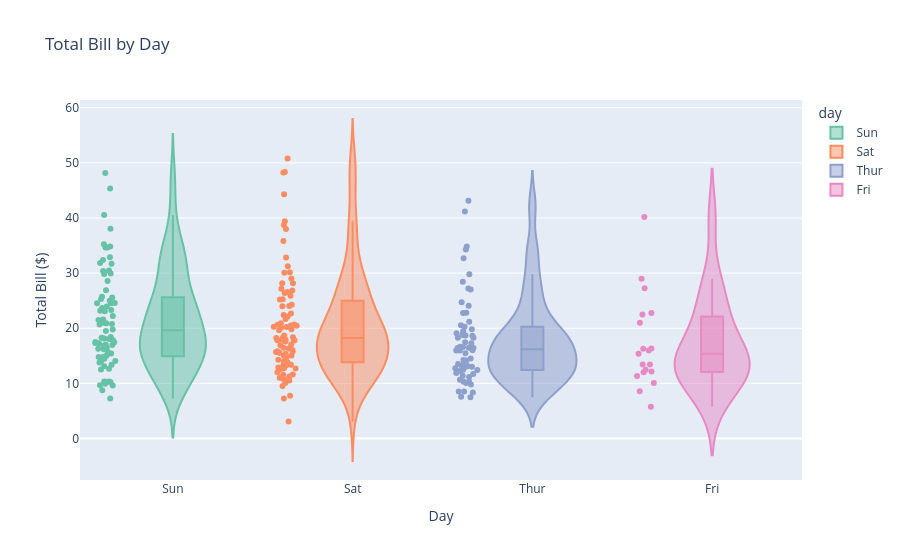

Write notebook code for a chart like this one.
### Markdown cell above
#### PLotly

### Code cell
import plotly.express as px
# Violin Plot
fig = px.violin(
    tips,
    x="day",
    y="total_bill",
    color="day",
    box=True,
    points="all",
    title="Total Bill by Day",
    color_discrete_sequence=px.colors.qualitative.Set2
)

fig.update_layout(
    xaxis_title="Day",
    yaxis_title="Total Bill ($)"
)

fig.show()

### Figure 1 — Plotly figure (JSON) as saved in the notebook; plotly's stock layout.template omitted (floating-point values rounded to 4 significant figures)
{"data": [{"alignmentgroup": "True", "box": {"visible": true}, "hovertemplate": "day=%{x}<br>total_bill=%{y}<extra></extra>", "legendgroup": "Sun", "marker": {"color": "rgb(102,194,165)"}, "name": "Sun", "offsetgroup": "Sun", "orientation": "v", "points": "all", "scalegroup": "True", "showlegend": true, "type": "violin", "x": ["Sun", "Sun", "Sun", "Sun", "Sun", "Sun", "Sun", "Sun", "Sun", "Sun", "Sun", "Sun", "Sun", "Sun", "Sun", "Sun", "Sun", "Sun", "Sun", "Sun", "Sun", "Sun", "Sun", "Sun", "Sun", "Sun", "Sun", "Sun", "Sun", "Sun", "Sun", "Sun", "Sun", "Sun", "Sun", "Sun", "Sun", "Sun", "Sun", "Sun", "Sun", "Sun", "Sun", "Sun", "Sun", "Sun", "Sun", "Sun", "Sun", "Sun", "Sun", "Sun", "Sun", "Sun", "Sun", "Sun", "Sun", "Sun", "Sun", "Sun", "Sun", "Sun", "Sun", "Sun", "Sun", "Sun", "Sun", "Sun", "Sun", "Sun", "Sun", "Sun", "Sun", "Sun", "Sun", "Sun"], "x0": " ", "xaxis": "x", "y": [16.99, 10.34, 21.01, 23.68, 24.59, 25.29, 8.77, 26.88, 15.04, 14.78, 10.27, 35.26, 15.42, 18.43, 14.83, 21.58, 10.33, 16.29, 16.97, 17.46, 13.94, 9.68, 30.4, 18.29, 22.23, 32.4, 28.55, 18.04, 12.54, 10.29, 34.81, 9.94, 25.56, 19.49, 38.07, 23.95, 25.71, 17.31, 29.93, 14.07, 13.13, 17.26, 24.55, 19.77, 29.85, 48.17, 25.0, 13.39, 16.49, 21.5, 12.66, 16.21, 13.81, 17.51, 24.52, 20.76, 31.71, 7.25, 31.85, 16.82, 32.9, 17.89, 14.48, 9.6, 34.63, 34.65, 23.33, 45.35, 23.17, 40.55, 20.69, 20.9, 30.46, 18.15, 23.1, 15.69], "y0": " ", "yaxis": "y"}, {"alignmentgroup": "True", "box": {"visible": true}, "hovertemplate": "day=%{x}<br>total_bill=%{y}<extra></extra>", "legendgroup": "Sat", "marker": {"color": "rgb(252,141,98)"}, "name": "Sat", "offsetgroup": "Sat", "orientation": "v", "points": "all", "scalegroup": "True", "showlegend": true, "type": "violin", "x": ["Sat", "Sat", "Sat", "Sat", "Sat", "Sat", "Sat", "Sat", "Sat", "Sat", "Sat", "Sat", "Sat", "Sat", "Sat", "Sat", "Sat", "Sat", "Sat", "Sat", "Sat", "Sat", "Sat", "Sat", "Sat", "Sat", "Sat", "Sat", "Sat", "Sat", "Sat", "Sat", "Sat", "Sat", "Sat", "Sat", "Sat", "Sat", "Sat", "Sat", "Sat", "Sat", "Sat", "Sat", "Sat", "Sat", "Sat", "Sat", "Sat", "Sat", "Sat", "Sat", "Sat", "Sat", "Sat", "Sat", "Sat", "Sat", "Sat", "Sat", "Sat", "Sat", "Sat", "Sat", "Sat", "Sat", "Sat", "Sat", "Sat", "Sat", "Sat", "Sat", "Sat", "Sat", "Sat", "Sat", "Sat", "Sat", "Sat", "Sat", "Sat", "Sat", "Sat", "Sat", "Sat", "Sat", "Sat"], "x0": " ", "xaxis": "x", "y": [20.65, 17.92, 20.29, 15.77, 39.42, 19.82, 17.81, 13.37, 12.69, 21.7, 19.65, 9.55, 18.35, 15.06, 20.69, 17.78, 24.06, 16.31, 16.93, 18.69, 31.27, 16.04, 38.01, 26.41, 11.24, 48.27, 20.29, 13.81, 11.02, 18.29, 17.59, 20.08, 16.45, 3.07, 20.23, 15.01, 12.02, 17.07, 26.86, 25.28, 14.73, 10.51, 17.92, 44.3, 22.42, 20.92, 15.36, 20.49, 25.21, 18.24, 14.31, 14.0, 7.25, 10.59, 10.63, 50.81, 15.81, 26.59, 38.73, 24.27, 12.76, 30.06, 25.89, 48.33, 13.27, 28.17, 12.9, 28.15, 11.59, 7.74, 30.14, 20.45, 13.28, 22.12, 24.01, 15.69, 11.61, 10.77, 15.53, 10.07, 12.6, 32.83, 35.83, 29.03, 27.18, 22.67, 17.82], "y0": " ", "yaxis": "y"}, {"alignmentgroup": "True", "box": {"visible": true}, "hovertemplate": "day=%{x}<br>total_bill=%{y}<extra></extra>", "legendgroup": "Thur", "marker": {"color": "rgb(141,160,203)"}, "name": "Thur", "offsetgroup": "Thur", "orientation": "v", "points": "all", "scalegroup": "True", "showlegend": true, "type": "violin", "x": ["Thur", "Thur", "Thur", "Thur", "Thur", "Thur", "Thur", "Thur", "Thur", "Thur", "Thur", "Thur", "Thur", "Thur", "Thur", "Thur", "Thur", "Thur", "Thur", "Thur", "Thur", "Thur", "Thur", "Thur", "Thur", "Thur", "Thur", "Thur", "Thur", "Thur", "Thur", "Thur", "Thur", "Thur", "Thur", "Thur", "Thur", "Thur", "Thur", "Thur", "Thur", "Thur", "Thur", "Thur", "Thur", "Thur", "Thur", "Thur", "Thur", "Thur", "Thur", "Thur", "Thur", "Thur", "Thur", "Thur", "Thur", "Thur", "Thur", "Thur", "Thur", "Thur"], "x0": " ", "xaxis": "x", "y": [27.2, 22.76, 17.29, 19.44, 16.66, 10.07, 32.68, 15.98, 34.83, 13.03, 18.28, 24.71, 21.16, 10.65, 12.43, 24.08, 11.69, 13.42, 14.26, 15.95, 12.48, 29.8, 8.52, 14.52, 11.38, 22.82, 19.08, 20.27, 11.17, 12.26, 18.26, 8.51, 10.33, 14.15, 16.0, 13.16, 17.47, 34.3, 41.19, 27.05, 16.43, 8.35, 18.64, 11.87, 9.78, 7.51, 19.81, 28.44, 15.48, 16.58, 7.56, 10.34, 43.11, 13.0, 13.51, 18.71, 12.74, 13.0, 16.4, 20.53, 16.47, 18.78], "y0": " ", "yaxis": "y"}, {"alignmentgroup": "True", "box": {"visible": true}, "hovertemplate": "day=%{x}<br>total_bill=%{y}<extra></extra>", "legendgroup": "Fri", "marker": {"color": "rgb(231,138,195)"}, "name": "Fri", "offsetgroup": "Fri", "orientation": "v", "points": "all", "scalegroup": "True", "showlegend": true, "type": "violin", "x": ["Fri", "Fri", "Fri", "Fri", "Fri", "Fri", "Fri", "Fri", "Fri", "Fri", "Fri", "Fri", "Fri", "Fri", "Fri", "Fri", "Fri", "Fri", "Fri"], "x0": " ", "xaxis": "x", "y": [28.97, 22.49, 5.75, 16.32, 22.75, 40.17, 27.28, 12.03, 21.01, 12.46, 11.35, 15.38, 12.16, 13.42, 8.58, 15.98, 13.42, 16.27, 10.09], "y0": " ", "yaxis": "y"}], "layout": {"legend": {"title": {"text": "day"}, "tracegroupgap": 0}, "title": {"text": "Total Bill by Day"}, "violinmode": "overlay", "xaxis": {"anchor": "y", "categoryarray": ["Sun", "Sat", "Thur", "Fri"], "categoryorder": "array", "domain": [0, 1], "title": {"text": "Day"}}, "yaxis": {"anchor": "x", "domain": [0, 1], "title": {"text": "Total Bill ($)"}}}}
